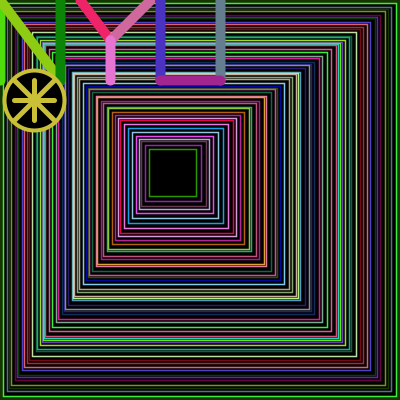
Frame 1 (no input)
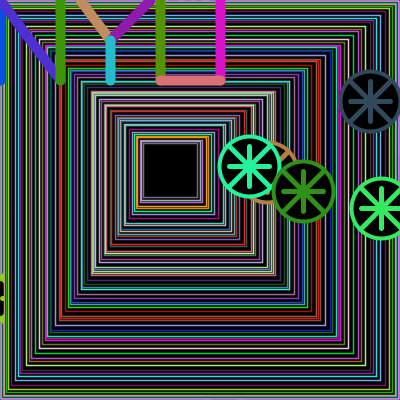
Frame 60 (the mouse pressed at the canvas centre just before this capture)
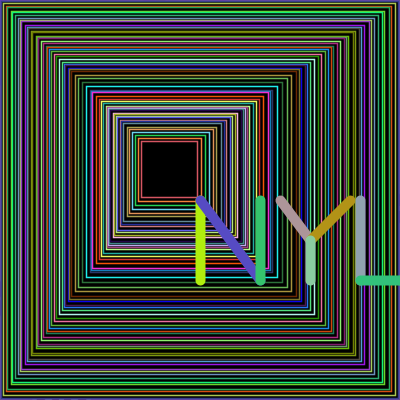
Frame 120 (the mouse held since frame 60 and released just before this capture)

The Processing sketch that drew these frames (run headless with seeded random() and noise(); from frame 60 on, the mouse is pressed at the canvas centre):

// Processing sketch: processing_112938
// ── processing_112938.pde

/*
bump de bump
Max Bowe
Visual foundation studio
*/
Timer time;
static final int sizeX=400, sizeY=400;
void setup(){
  size(400,400);
  background(23,52,3);
  rectMode(CORNERS);
  time= new Timer(2000);
  time.start();
}
void draw(){
  smooth();
  frameRate(9);
  Box boxy =new Box(0,0,sizeX,sizeY);
  boxy.boxesMove();
  name(giveName('n','y','u'));
 if ((mouseX<20||mouseX>380)||(mouseY<20||mouseY>380)){
  explosion(); 
  }
  if (time.isFinished()){
    explosion();
    explosion();
    explosion();
    explosion();
    time.start();    
  }
 
 
}
//randomize colors
color randomColors(){
  float R= random(1,250);
  float G =random(1,250);
  float B =random(1,250);
  return color(R,G,B);
}
char[] giveName(char a, char b, char c){
  char[] nameArray= new char[3];
  nameArray[0]=a;
  nameArray[1]=b;
  nameArray[2]=c;
  return nameArray;
}
//randomize location
float randomPlace(){
  float Rand =  random(10,390);
  return Rand;
}
//randomize size
float randomSize(){
  float Rand =  random(1,5);
  return Rand;
}
//makes the boxes
//void gradientBox(){
//  Colors(0);
//  int w=0, x=0, y=400,z=400;
//  rect(w,x,y,z);
//  while(y>=200){
//    float rand = randomSize();//changes position of next box
//    w+=rand;
//    y-=rand;
//    x+=rand;
//    z-=rand;
//    strokeWeight(1.5);
//    stroke(randomColors());
//    rect(w,x,y,z);
//  }
//}
class Box{
 int w=0, x=0,y=sizeX,z=sizeY;
   Box(int w, int x, int y, int z){
   x=x;
   y=y;
   w=w; 
   z=z;
   }
   void boxMove(){
    float rand = randomSize();
    w+=rand;
    y-=rand;
    x+=rand;
    z-=rand;
    strokeWeight(1.5);
    stroke(randomColors());
    rect(w,x,y,z);
   
   }
  void boxesMove(){
  fill(0);
   while(y>=sizeY/2){
    boxMove();
  }
 
}
}
//creates letters
//class Letter(){
//  int x;
//  int y;
//  char letter;
//  Letter(char a; int x; int y;){
//    letter=a;
//    int x=x;
//    int y=y;
//  }
//  
//}
//class Name(){
//   Letter Letter1;
//   Letter Letter2;
//   Letter Letter3;
//
//   Name(Letter1(x,y), Letter2(x+50,y), Letter3(x+100,y){
//     
//   }
//}
void explosion(){
  frameRate(7);
  strokeWeight(10);
  stroke(randomColors());
  float x=randomPlace();
  float y= randomPlace();
  ellipseMode(CORNERS);
  
  strokeWeight(4);
  ellipse(x-30,y-30,x+30,y+30);
  strokeWeight(5);
  line(x,y,x+20,y+20);
  line(x,y,x-20,y+20);
  line(x,y,x-20,y-20);
  line(x,y,x+20,y-20);
  line(x-20,y,x+20,y);
  line(x,y-20,x,y+20);
}
void name(char[] nameArray){
  strokeWeight(10);
  //m
  float x= mouseX;//keeps Letters in proper shape
  float y=mouseY; 
  for(int i=0; i<nameArray.length; i++){
   if(nameArray[i]=='a'){
        //A
    stroke(randomColors()); ; line(x, y+80, x+30, y);
    stroke(randomColors()); ; line(x+60, y+80,x+30, y);
    stroke(randomColors()); ; line(x+10, y+55, x+50, y+55);
    }
    else if(nameArray[i]=='b'){
    //B
    stroke(randomColors()); ; line(x,y, x, y+80);
    stroke(randomColors()); ; line(x+60, y, x+60, y+80);
    stroke(randomColors()); ; line(x,y,x+60,y);
    stroke(randomColors()); ; line(x,y+40,x+60,y+40);
    stroke(randomColors()); ; line(x,y+80,x+60,y+80);
  }
  else if(nameArray[i]=='c'){
   //C
    stroke(randomColors()); ; line(x,y, x, y+80);
    stroke(randomColors()); ; line(x,y+80,x+60,y+80);
    stroke(randomColors()); ; line(x,y,x+60,y);
  }
  else if(nameArray[i]=='d'){
  //D
    stroke(randomColors()); ; line(x,y, x, y+80);
    stroke(randomColors()); ; line(x+60, y+20, x+60, y+60);  
    stroke(randomColors()); ; line(x,y+80, x+60,y+60);
    stroke(randomColors()); ; line(x,y,x+60,y+20);
  }
  else if(nameArray[i]=='e'){
  //E
    stroke(randomColors()); ; line(x,y, x, y+80);
    stroke(randomColors()); ; line(x,y,x+60,y);
    stroke(randomColors()); ; line(x,y+40,x+60,y+40);
    stroke(randomColors()); ; line(x,y+80,x+60,y+80);
  }
  else if(nameArray[i]=='f'){
  //F
    stroke(randomColors()); ; line(x,y, x, y+80);
    stroke(randomColors()); ; line(x,y,x+60,y);
    stroke(randomColors()); ; line(x,y+40,x+60,y+40);
  }
  else if(nameArray[i]=='g'){
  //G
    stroke(randomColors()); ; line(x,y, x, y+80);
    stroke(randomColors()); ; line(x+60, y+40, x+60, y+80);
    stroke(randomColors()); ; line(x,y+80, x+60,y+80);
    stroke(randomColors()); ; line(x,y,x+60,y);
    stroke(randomColors()); ; line(x+30,y+40,x+60,y+40);
  }
  else if(nameArray[i]=='h'){
  //H
    stroke(randomColors()); ; line(x,y, x, y+80);
    stroke(randomColors()); ; line(x+60, y, x+60, y+80);
    stroke(randomColors()); ; line(x,y+40,x+60,y+40);
  }
  else if(nameArray[i]=='i'){
  //I
    stroke(randomColors()); ; line(x,y+80,x+60,y+80);
    stroke(randomColors()); ; line(x,y,x+60,y);
    stroke(randomColors()); ; line(x+30,y,x+30,y+80);
  }
  else if(nameArray[i]=='j'){
  //J
    stroke(randomColors()); ; line(x,y+80,x+30,y+80);
    stroke(randomColors()); ; line(x+30,y,x+30,y+80);
    stroke(randomColors()); ; line(x,y,x+60,y);
  }
  else if(nameArray[i]=='k'){
  //K
    stroke(randomColors()); ; line(x,y, x, y+80);
    stroke(randomColors()); ; line(x,y+40,x+60,y);
    stroke(randomColors()); ; line(x,y+40,x+60,y+80);
  }
  else if(nameArray[i]=='l'){
  //L
    stroke(randomColors()); ; line(x,y, x, y+80);
    stroke(randomColors()); ; line(x,y+80,x+60,y+80);
  }
  else if(nameArray[i]=='m'){
  //M
    stroke(randomColors()); ; line(x, y,x, y+80);
    stroke(randomColors()); ; line(x,y,x+30,y+80);
    stroke(randomColors()); ; line(x+60,y,x+30,y+80);
    stroke(randomColors()); ; line(x+60,y, x+60,y+80);
  }
  else if(nameArray[i]=='n'){
  //N
    stroke(randomColors()); ; line(x, y,x, y+80);
    stroke(randomColors()); ; line(x,y,x+60,y+80);
    stroke(randomColors()); ; line(x+60,y,x+60,y+80);
  }
 else if(nameArray[i]=='o'){
 //O
    stroke(randomColors()); ; line(x,y, x, y+80);
    stroke(randomColors()); ; line(x+60, y, x+60, y+80);
    stroke(randomColors()); ; line(x,y+80, x+60,y+80);
    stroke(randomColors()); ; line(x,y,x+60,y);
 }
 else if(nameArray[i]=='p'){
 //P
    stroke(randomColors()); ; line(x,y, x, y+80);
    stroke(randomColors()); ; line(x+60, y, x+60, y+40);
    stroke(randomColors()); ; line(x,y,x+60,y);
    stroke(randomColors()); ; line(x,y+40,x+60,y+40);
 }
  else if(nameArray[i]=='q'){
  //Q
    stroke(randomColors()); ; line(x,y, x, y+80);
    stroke(randomColors()); ; line(x+60, y, x+60, y+80);
    stroke(randomColors()); ; line(x,y+80, x+60,y+80);
    stroke(randomColors()); ; line(x,y,x+60,y);
    stroke(randomColors()); ; line(x+30,y+40,x+60,y+80);
  }
  else if(nameArray[i]=='r'){
  //R
    stroke(randomColors()); ; line(x,y, x, y+80);
    stroke(randomColors()); ; line(x+60, y, x+60, y+40);
    stroke(randomColors()); ; line(x,y,x+60,y);
    stroke(randomColors()); ; line(x,y+40,x+60,y+40);
    stroke(randomColors()); ; line(x,y+40,x+60,y+80);
  }
  else if(nameArray[i]=='s'){
  //S
    stroke(randomColors()); ; line(x,y, x, y+40);
    stroke(randomColors()); ; line(x+60, y+40, x+60, y+80);
    stroke(randomColors()); ; line(x,y,x+60,y);
    stroke(randomColors()); ; line(x,y+40,x+60,y+40);
    stroke(randomColors()); ; line(x,y+80,x+60,y+80);
  }
  else if(nameArray[i]=='t'){
  //T
    stroke(randomColors()); ; line(x+30,y,x+30,y+80);
    stroke(randomColors()); ; line(x,y,x+60,y);
  }
  else if(nameArray[i]=='u'){
  //U
    stroke(randomColors()); ; line(x,y, x, y+80);
    stroke(randomColors()); ; line(x+60, y, x+60, y+80);
    stroke(randomColors()); ; line(x,y+80, x+60,y+80);
  }
  else if(nameArray[i]=='v'){
  //V
    stroke(randomColors()); ; line(x,y, x+30, y+80);
    stroke(randomColors()); ; line(x+60, y, x+30, y+80);
  }
  else if(nameArray[i]=='w'){
  //W
    stroke(randomColors()); ; line(x, y,x, y+80);
    stroke(randomColors()); ; line(x+30,y+20,x,y+80);
    stroke(randomColors()); ; line(x+30,y+20,x+60,y+80);
    stroke(randomColors()); ; line(x+60,y, x+60,y+80);
  }
 else if(nameArray[i]=='x'){
  //X
    stroke(randomColors()); ; line(x, y, x+40, y+80);
    stroke(randomColors()); ; line(x, y+80, x+40, y); 
 }
  else if(nameArray[i]=='y'){
  //Y
    stroke(randomColors()); ; line(x,y,x+30,y+40);
    stroke(randomColors()); ; line(x+70,y,x+30,y+40);
    stroke(randomColors()); ; line(x+30,y+40,x+30,y+80);
  }
  else if(nameArray[i]=='z'){
  //Z
    stroke(randomColors()); ; line(x,y,x+60,y);
    stroke(randomColors()); ; line(x,y+80,x+60,y+80);
    stroke(randomColors()); ; line(x,y+80,x+60,y);
    } 
    x+=80;
  }
//  stroke(randomColors());  stroke(randomColors()); ; line(M, D,M, D+80);
//  stroke(randomColors());  stroke(randomColors()); ; line(M,D,M+30,D+80);
//  stroke(randomColors());  stroke(randomColors()); ; line(M+60,D,M+30,D+80);
//  stroke(randomColors());  stroke(randomColors()); ; line(M+60,D, M+60,D+80);
//  //A
//  
//  float A= M+60;//keeps letters on same vert line
//  stroke(randomColors());  stroke(randomColors()); ; line(A, M+80, A+30, M);
//  stroke(randomColors());  line(A+60, M+80,A+30, M);
//  stroke(randomColors());  line(A+15, M+55, A+50, M+55);
//  //X
//  float X= A+60;//keeps letters on same vert plane
//  stroke(randomColors());  line(X, D, X+40, D+80);
//  stroke(randomColors());  line(X, D+80, X+40, D); 
}

class Timer {
 int time; 
 int limit;
 
 Timer(int timeLimit){
   limit=timeLimit; 
  }
  void start(){
   time=millis(); 
  }
  boolean isFinished() {
  int passedTime=millis()-time;
  if (passedTime > limit){
      return true;
     } 
  else{
     return false;
   }
  }
}
